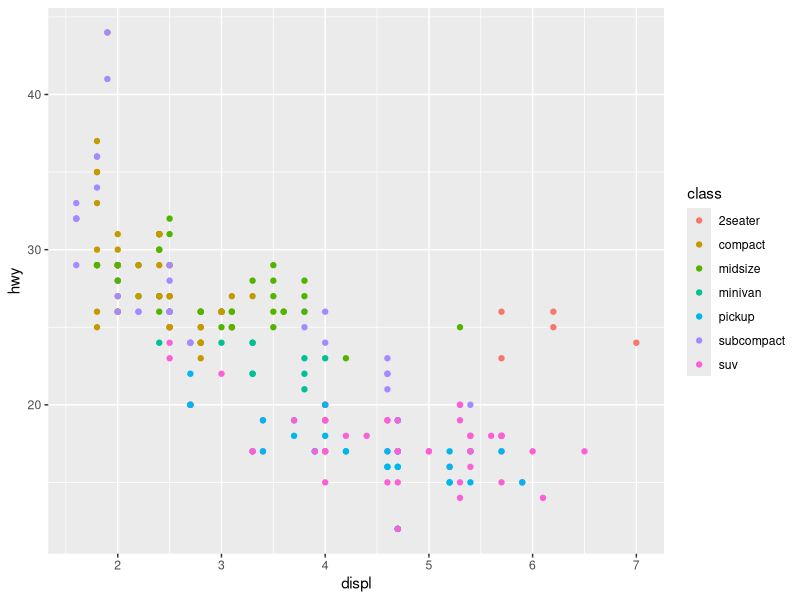
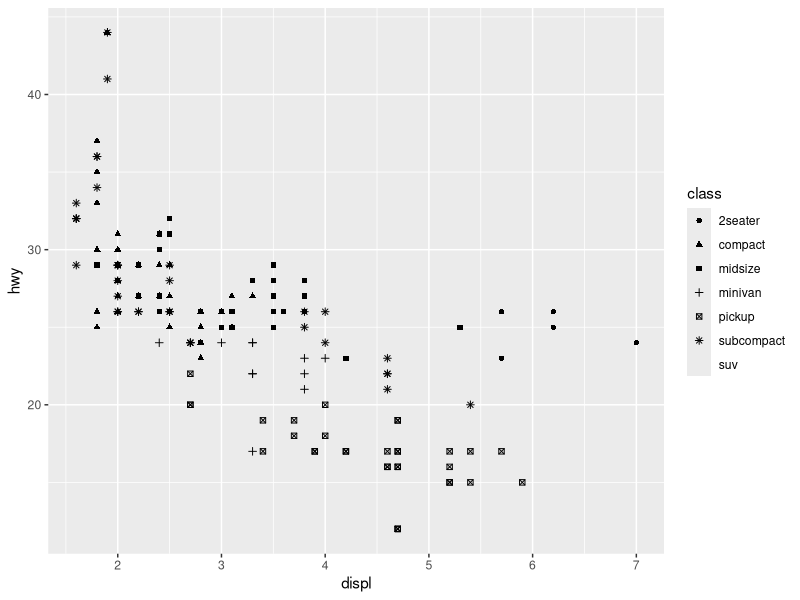
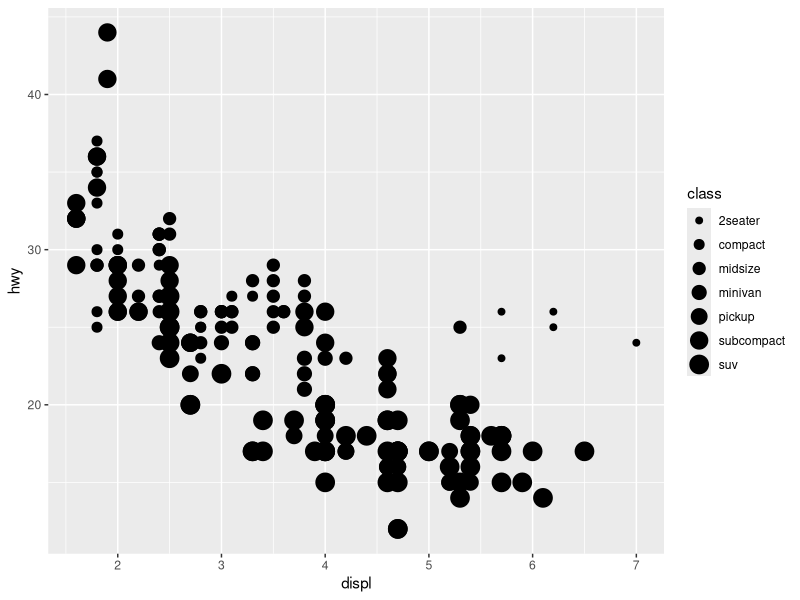
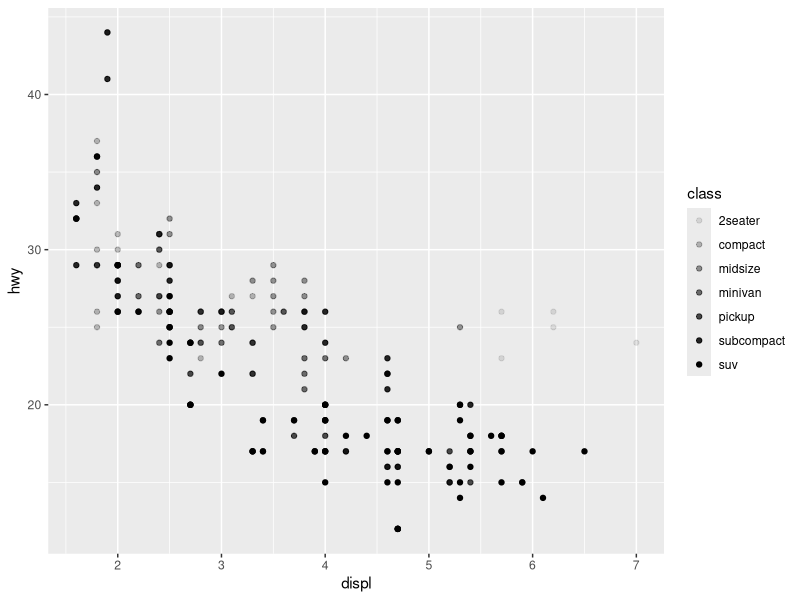
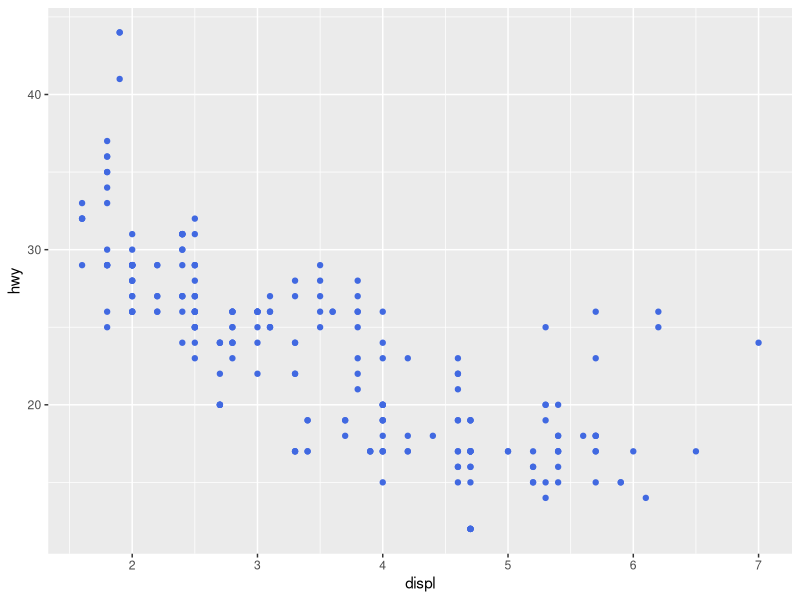
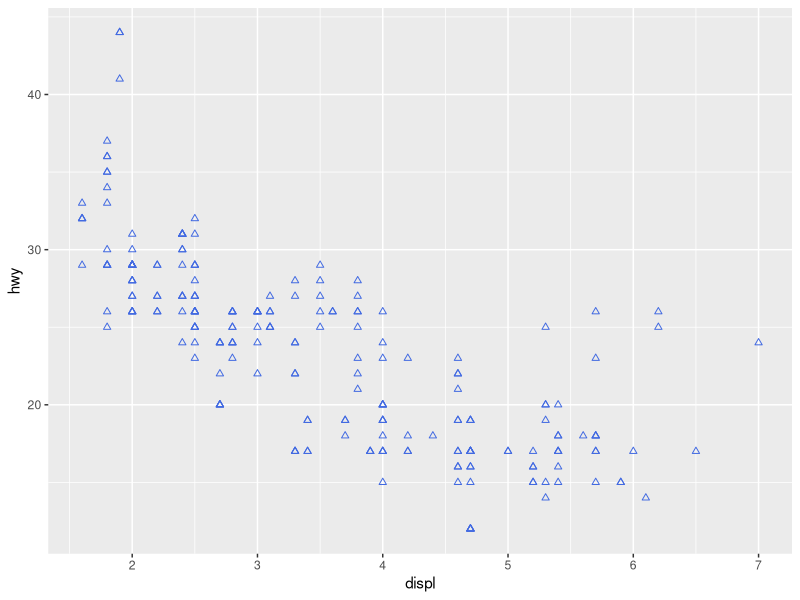
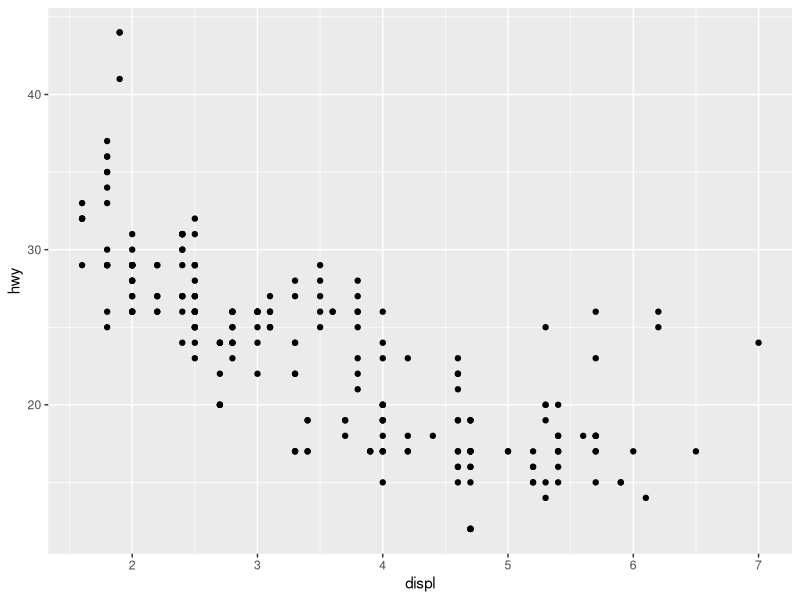
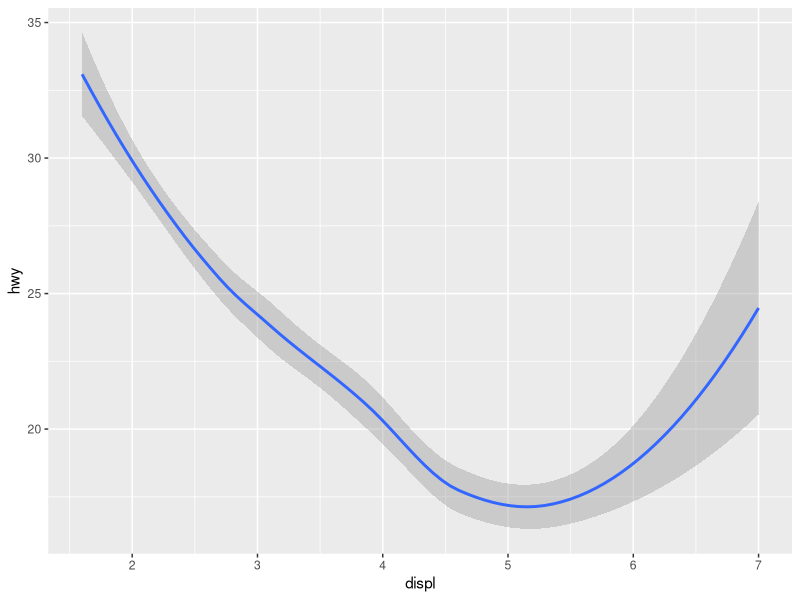

Recreate these plots in R, in order.
# Layers

# Prerequisites

library(tidyverse)

### Aesthetic Mappings

mpg

ggplot(mpg, aes(x = displ, y = hwy, color = class)) +
  geom_point()

ggplot(mpg, aes(x = displ, y = hwy, shape = class)) +
  geom_point()

ggplot(mpg, aes(x = displ, y = hwy, size = class)) +
  geom_point()

ggplot(mpg, aes(x = displ, y = hwy, alpha = class)) +
  geom_point()

ggplot(mpg, aes(x = displ, y = hwy)) +
  geom_point(color = "royalblue")


ggplot(mpg, aes(x = displ, y = hwy)) +
  geom_point(color = "royalblue", shape = 2)

### Geometric Objects

##### Left
ggplot(mpg, aes(x = displ, y = hwy)) +
  geom_point()

##### Right
ggplot(mpg, aes(x = displ, y = hwy)) +
  geom_smooth()

##### Left
ggplot(mpg, aes(x = displ, y = hwy, shape = drv)) +
  geom_smooth()

##### Right
ggplot(mpg, aes(x = displ, y = hwy, linetype = drv)) +
  geom_smooth()

ggplot(mpg, aes(x = displ, y = hwy, color = drv)) +
  geom_point() +
  geom_smooth(aes(linetype = drv))

##### Left 
ggplot(mpg, aes(x = displ, y = hwy)) +
  geom_smooth()

##### Middle 
ggplot(mpg, aes(x = displ, y = hwy)) +
  geom_smooth(aes(group = drv))

##### Right
ggplot(mpg, aes(x = displ, y = hwy)) +
  geom_smooth(aes(color = drv), show.legend = FALSE)

ggplot(mpg, aes(x = displ, y = hwy)) +
  geom_point(aes(color = class)) +
  geom_smooth()

ggplot(mpg, aes(x = displ, y = hwy)) +
  geom_point() +
  geom_point(
    data = mpg %>% filter(class == "2seater"),
    color = "red"
  ) +
  geom_point(
    data = mpg %>% filter(class == "2seater"),
    shape = "circle open", size = 3, color = "red"
  )


##### Left 
ggplot(mpg, aes(x = hwy)) +
  geom_histogram(binwidth = 2)

##### Middle 
ggplot(mpg, aes(x = hwy)) +
  geom_density()

##### Right
ggplot(mpg, aes(x = hwy)) +
  geom_boxplot()

library(ggridges)

ggplot(mpg, aes(x = hwy, y = drv, fill = drv, color = drv)) +
  geom_density_ridges(alpha = 0.5, show.legend = FALSE)

### Facets

ggplot(mpg, aes(x = displ, y = hwy)) +
  geom_point() +
  facet_wrap(~cyl)

ggplot(mpg, aes(x = displ, y = hwy)) +
  geom_point() +
  facet_grid(drv ~ cyl)

ggplot(mpg, aes(x = displ, y = hwy)) +
  geom_point() +
  facet_grid(drv ~ cyl, scales = "free_y")

### Statistical Transformations

ggplot(diamonds, aes(x = cut)) +
  geom_bar()

diamonds %>% 
  count(cut) %>% 
  ggplot(aes(x = cut, y = n)) +
  geom_bar(stat = "identity")

ggplot(diamonds, aes(x = cut, y = after_stat(prop), group = 1)) +
  geom_bar()

ggplot(diamonds) +
  stat_summary(
    aes(x = cut, y = depth),
    fun.min = min,
    fun.max = max,
    fun = median
  )

ggplot(diamonds, aes(x = cut, y = after_stat(prop))) +
  geom_bar()
ggplot(diamonds, aes(x = cut, fill = color, y = after_stat(prop))) +
  geom_bar()

### Position Adjustments

##### Left 
ggplot(mpg, aes(x = drv, color = drv)) +
  geom_bar()

##### Right
ggplot(mpg, aes(x = drv, fill = drv)) +
  geom_bar()

##### Stacking
ggplot(mpg, aes(x = drv, fill = class)) +
  geom_bar()

##### Left 
ggplot(mpg, aes(x = drv, fill = class)) +
  geom_bar(alpha = 1/5, position = "identity")

##### Right
ggplot(mpg, aes(x = drv, color= class)) +
  geom_bar(fill = NA, position = "identity")

##### Left 
ggplot(mpg, aes(x = drv, fill = class)) +
  geom_bar(position = "fill")

##### Right
ggplot(mpg, aes(x = drv, fill = class)) +
  geom_bar(position = "dodge")

ggplot(mpg, aes(x = displ, y = hwy)) +
  geom_point(position = "jitter")

?position_dodge

?position_fill

?position_identity

?position_jitter

?position_stack

### Coordinate Systems

nz <- map_data("nz")

ggplot(nz, aes(x = long, y = lat, group = group)) +
  geom_polygon(fill = "white", color = "black")

ggplot(nz, aes(x = long, y = lat, group = group)) +
  geom_polygon(fill = "white", color = "black") +
  coord_quickmap()

bar <- ggplot(data = diamonds) +
  geom_bar(
    mapping = aes(x = clarity, fill = clarity),
    show.legend = FALSE,
    width = 1
  ) +
  theme(aspect.ratio = 1)

bar + coord_flip()
bar + coord_polar()




